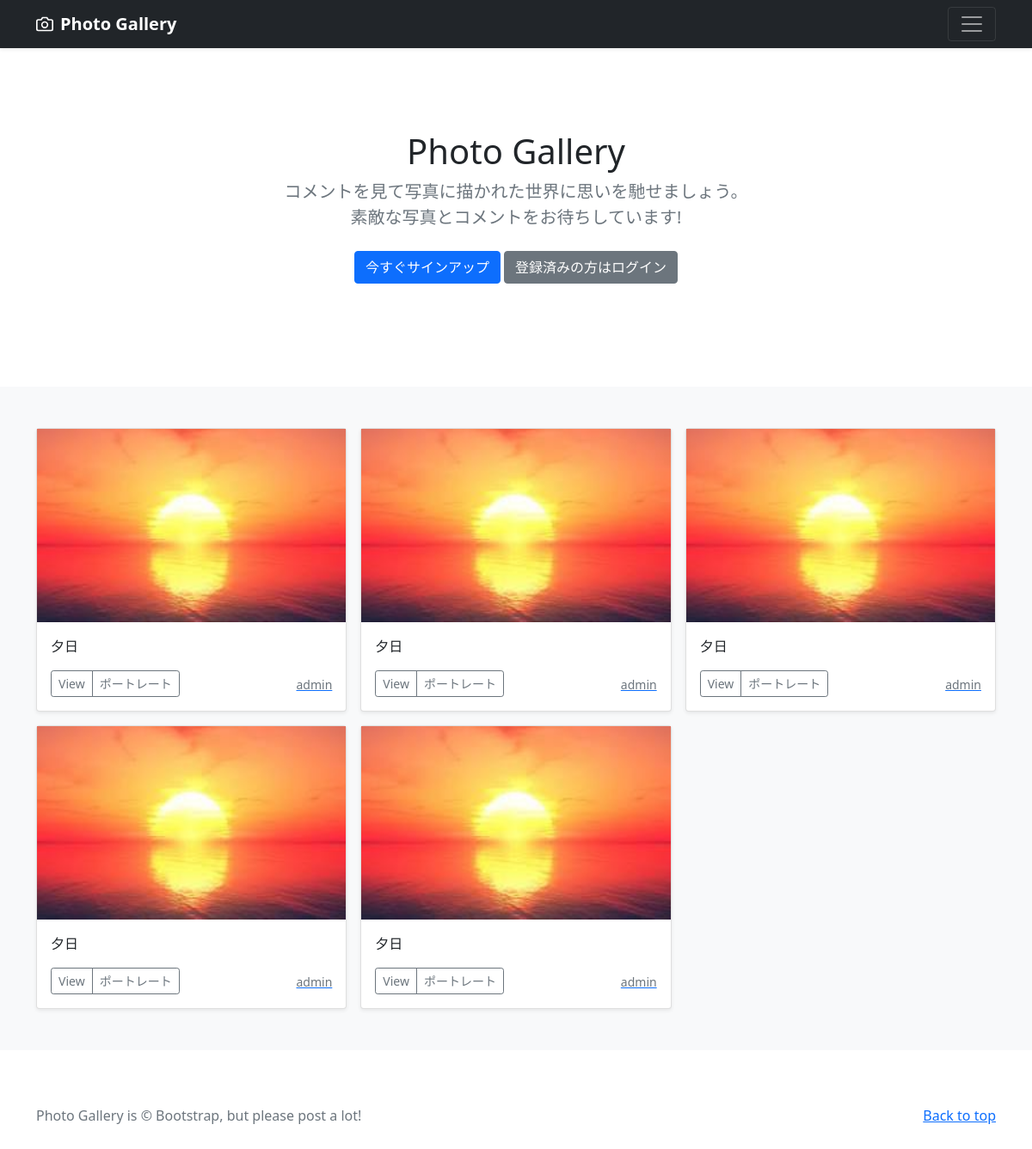
The page / on the database its author committed.
### photo/models.py (models this page shows, shortened)
class PhotoPost(models.Model):
    user = models.ForeignKey(
        CustomUser,
        verbose_name='ユーザー',
        on_delete=models.CASCADE
        )
    category = models.ForeignKey(
        Category,
        verbose_name='カテゴリ',
        on_delete=models.PROTECT
        )
    title = models.CharField(
        verbose_name='タイトル', # フィールドのタイトル
        max_length=200        # 最大文字数は200
        )
    comment = models.TextField(
        verbose_name='コメント',  # フィールドのタイトル
        )
    image1 = models.ImageField(
        verbose_name='イメージ1',# フィールドのタイトル
        upload_to = 'photos'   # MEDIA_ROOT以下のphotosにファイルを保存
        )
    image2 = models.ImageField(
        verbose_name='イメージ2',# フィールドのタイトル
        upload_to = 'photos',  # MEDIA_ROOT以下のphotosにファイルを保存
        blank=True,            # フィールド値の設定は必須でない
        null=True              # データベースにnullが保存されることを許容
        )
    posted_at = models.DateTimeField(
        verbose_name='投稿日時', # フィールドのタイトル
        auto_now_add=True       # 日時を自動追加
        )

class Category(models.Model):
    title = models.CharField(
        verbose_name='カテゴリ', # フィールドのタイトル
        max_length=20)

### accounts/models.py (models this page shows)
class CustomUser(AbstractUser):
    pass

### photo/views.py (the view)
# urls.py: path('', views.IndexView.as_view(), name='index'),
class IndexView(TemplateView):
    template_name ='index.html'

### photo/templates/index.html (shortened to what this page needs)
{% extends 'base.html' %}
      {% block contents %}
      {% include "photos_title.html" %}
      {% include "photos_list.html" %}
      {% endblock %}

### photo/templates/photos_list.html (shortened to what this page needs)
  <div class="album py-5 bg-light">
    <div class="container">
      <div class="row row-cols-1 row-cols-sm-2 row-cols-md-3 g-3">
        {% for record in object_list %}
        <div class="col">
          <div class="card shadow-sm">
            <img src="{{ record.image1.url }}"
                 width="100%" height="225"
                 xmlns="http://www.w3.org/2000/svg"
                 role="img" aria-label="Placeholder: Thumbnail"
                 preserveAspectRatio="xMidYMid slice"
                 focusable="false">
                 <rect width="100%" height="100%" fill="#55595c"/>
            <div class="card-body">
              <p class="card-text">{{record.title}}</p>
              <div class="d-flex justify-content-between align-items-center">
                <div class="btn-group">
                  <button type="button"
                          class="btn btn-sm btn-outline-secondary"onclick="location.href='{% url 'photo:photo_detail' record.pk %}'">
                          View</button>
                  <button type="button"
                          class="btn btn-sm btn-outline-secondary"
                          onclick="location.href='{% url 'photo:photos_cat' category=record.category.id %}'">
                          {{record.category.title}}</button>
                </div>
                <a href="{% url 'photo:user_list' user=record.user.id %}">
                <small class="text-muted">{{record.user.username}}</small>
                </a>
              </div>
            </div>
          </div>
        </div>
        {% endfor %}
      </div>
    </div>
  </div>

### rows shown on the page
PhotoPost: image1 (picture), title "夕日", category "ポートレート", user.username "admin"
PhotoPost: image1 (picture), title "夕日", category "ポートレート", user.username "admin"
PhotoPost: image1 (picture), title "夕日", category "ポートレート", user.username "admin"
PhotoPost: image1 (picture), title "夕日", category "ポートレート", user.username "admin"
PhotoPost: image1 (picture), title "夕日", category "ポートレート", user.username "admin"
